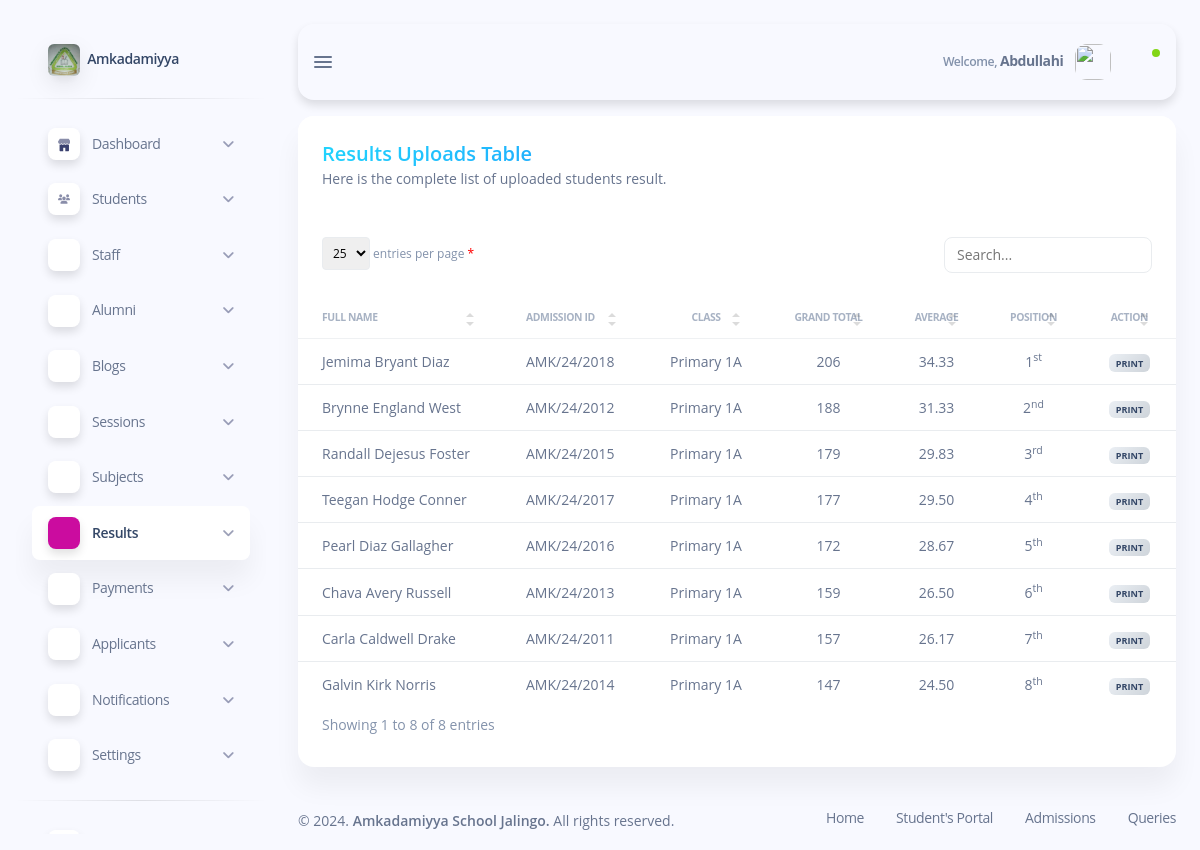
/subdomains/admin/admin-view-results.php (signed in), run on the app's committed database.
### tables this page shows
CREATE TABLE `uploads` (
  `upload_id` int(11) NOT NULL,
  `student_id` int(10) NOT NULL,
  `class_id` int(25) NOT NULL,
  `grand_total` int(255) NOT NULL,
  `average` decimal(10,2) NOT NULL,
  `position` int(50) NOT NULL,
  `subject_count` int(10) NOT NULL
);

CREATE TABLE `students` (
  `student_id` int(11) NOT NULL,
  `class_id` int(11) NOT NULL,
  `section_id` int(11) NOT NULL,
  `admission_id` varchar(20) NOT NULL,
  `first_name` varchar(50) NOT NULL,
  `second_name` varchar(50) NOT NULL,
  `last_name` varchar(50) NOT NULL,
  `status` varchar(50) NOT NULL,
  `password` varchar(255) NOT NULL,
  `birth_date` date NOT NULL,
  `state` varchar(50) NOT NULL,
  `lga` varchar(50) NOT NULL,
  `gender` varchar(50) NOT NULL,
  `parent_first_name` varchar(50) NOT NULL,
  `parent_last_name` varchar(50) NOT NULL,
  `parent_email` varchar(50) NOT NULL,
  `parent_address` varchar(50) NOT NULL,
  `parent_phone_number` varchar(50) NOT NULL,
  `timestamp` timestamp NOT NULL DEFAULT current_timestamp() ON UPDATE current_timestamp()
);

CREATE TABLE `classes` (
  `class_id` int(11) NOT NULL,
  `class_name` varchar(50) NOT NULL,
  `section_id` int(11) NOT NULL
);

### subdomains/admin/admin-view-results.php (the view, shortened to what this page needs)
<?php
require_once "../../config/database.php";
function addOrdinalSuffix($num)
{
    if (!in_array(($num % 100), array(11, 12, 13))) {
        switch ($num % 10) {
            case 1:
                return $num . '<sup>st</sup>';
            case 2:
                return $num . '<sup>nd</sup>';
            case 3:
                return $num . '<sup>rd</sup>';
        }
    }
    return $num . '<sup>th</sup>';
}
?>
<!DOCTYPE html>
<html lang="en">
<head>
    <?php include "inc/admin-header.php"; ?>
</head>
<body class="g-sidenav-show bg-info-soft">
    <?php
    if ($_SESSION['staff']['position_id'] == 1) {
        include "inc/admin-sidebar.php";
    } else {
        include "inc/admin-sidebar.php";
    }
    ?>
    <main class="main-content position-relative max-height-vh-100 h-100 border-radius-lg">
        <?php require "inc/admin-navbar.php"; ?>
        <div class="container-fluid pt-3">
            <div class="row">
                <div class="col-12">
                    <div class="card mb-4">
                        <div class="card-header">
                            <h5 class="mb-0 text-gradient text-info">Results Uploads Table</h5>
                            <p class="text-sm mb-0">
                                Here is the complete list of uploaded students result.
                            </p>
                        </div>
                        <div class="table-responsive">
                            <table class="table table-flush" id="datatable-basic">
                                <thead class="thead-light">
                                    <tr>
                                        <th class="text-uppercase text-left text-secondary text-xxs font-weight-bolder opacity-7">
                                            Full Name</th>
                                        <th class="text-uppercase text-left text-secondary text-xxs font-weight-bolder opacity-7">
                                            Admission ID</th>
                                        <th class="text-uppercase text-center text-secondary text-xxs font-weight-bolder opacity-7">
                                            Class</th>
                                        <th class="text-uppercase text-center text-secondary text-xxs font-weight-bolder opacity-7">
                                            Grand Total</th>
                                        <th class="text-uppercase text-center text-secondary text-xxs font-weight-bolder opacity-7">
                                            Average</th>
                                        <th class="text-uppercase text-center text-secondary text-xxs font-weight-bolder opacity-7">
                                            Position</th>
                                        <th class="text-uppercase text-center text-secondary text-xxs font-weight-bolder opacity-7">
                                            Action</th>
                                    </tr>
                                </thead>
                                <tbody>
                                    <?php
                                    if ($_SESSION['staff']['position_id'] == 1) {
                                        $sql = "SELECT * FROM `uploads` ORDER BY `class_id` DESC, `position` ASC";
                                        $uploads = mysqli_query($conn, $sql);
                                        while ($row = mysqli_fetch_assoc($uploads)) {
                                            $student_id = $row['student_id'];
                                            $sql = "SELECT * FROM `students` WHERE `student_id` = '$student_id'";
                                            $students = mysqli_query($conn, $sql);
                                            $student = mysqli_fetch_assoc($students);
                                    ?>
                                            <tr>
                                                <td class="text-sm text-left font-weight-normal">
                                                    <?php echo $student['first_name'] . ' ' . $student['second_name'] . ' ' . $student['last_name']; ?>
                                                </td>
                                                <td class="text-sm text-left font-weight-normal">
                                                    <?php echo $student['admission_id']; ?>
                                                </td>
                                                <td class="text-sm text-center font-weight-normal">
                                                    <?php
                                                    $class_id = $row['class_id'];
                                                    $sql = "SELECT * FROM `classes` WHERE `class_id` = '$class_id'";
                                                    $classes = mysqli_query($conn, $sql);
                                                    $class = mysqli_fetch_assoc($classes);
                                                    echo $class['class_name'];
                                                    ?>
                                                </td>
                                                <?php
                                                $sql = "SELECT * FROM `uploads` WHERE `student_id` = '$student_id'";
                                                $uploads_result = mysqli_query($conn, $sql);
                                                $foreach_upload = mysqli_fetch_assoc($uploads_result);
                                                ?>
                                                <td class="text-sm text-center font-weight-normal">
                                                    <?php echo $foreach_upload['grand_total']; ?></td>
                                                <td class="text-sm text-center font-weight-normal">
                                                    <?php echo $foreach_upload['average']; ?></td>
                                                <td class="text-sm text-center font-weight-normal">
                                                    <?php echo addOrdinalSuffix($foreach_upload['position']); ?></td>
                                                <td class="text-sm text-center font-weight-normal">
                                                    <form action="admin-print-result.php" method="get">
                                                        <button type="submit" class="badge badge-sm rounded bg-gradient-light text-dark border-0">print</button>
                                                    </form>
                                                </td>
                                            </tr>
                                        <?php
                                        }
                                    }
                                        ?>
                                </tbody>
                            </table>
                        </div>
                    </div>
                </div>
            </div>
        </div>
        <?php include "inc/admin-footer.php"; ?>
    </main>
</body>
</html>

### css/style.css (style rules this page uses)
html { font-size: 1rem; }
@media (min-width: 576px) { html { font-size: 0.9rem; } }
@media (min-width: 768px) { html { font-size: 0.95rem; } }
@media (min-width: 992px) { html { font-size: 1rem; } }

### data on the page
uploads: student.first_name "Jemima", student.second_name "Bryant", student.last_name "Diaz", student.admission_id "AMK/24/2018", class.class_name "Primary 1A", grand_total "206", average "34.33", position "1"
uploads: student.first_name "Brynne", student.second_name "England", student.last_name "West", student.admission_id "AMK/24/2012", class.class_name "Primary 1A", grand_total "188", average "31.33", position "2"
uploads: student.first_name "Randall", student.second_name "Dejesus", student.last_name "Foster", student.admission_id "AMK/24/2015", class.class_name "Primary 1A", grand_total "179", average "29.83", position "3"
uploads: student.first_name "Teegan", student.second_name "Hodge", student.last_name "Conner", student.admission_id "AMK/24/2017", class.class_name "Primary 1A", grand_total "177", average "29.50", position "4"
uploads: student.first_name "Pearl", student.second_name "Diaz", student.last_name "Gallagher", student.admission_id "AMK/24/2016", class.class_name "Primary 1A", grand_total "172", average "28.67", position "5"
uploads: student.first_name "Chava", student.second_name "Avery", student.last_name "Russell", student.admission_id "AMK/24/2013", class.class_name "Primary 1A", grand_total "159", average "26.50", position "6"
uploads: student.first_name "Carla", student.second_name "Caldwell", student.last_name "Drake", student.admission_id "AMK/24/2011", class.class_name "Primary 1A", grand_total "157", average "26.17", position "7"
uploads: student.first_name "Galvin", student.second_name "Kirk", student.last_name "Norris", student.admission_id "AMK/24/2014", class.class_name "Primary 1A", grand_total "147", average "24.50", position "8"

### other printed values
$_SESSION['staff']['first_name'] "Abdullahi"
